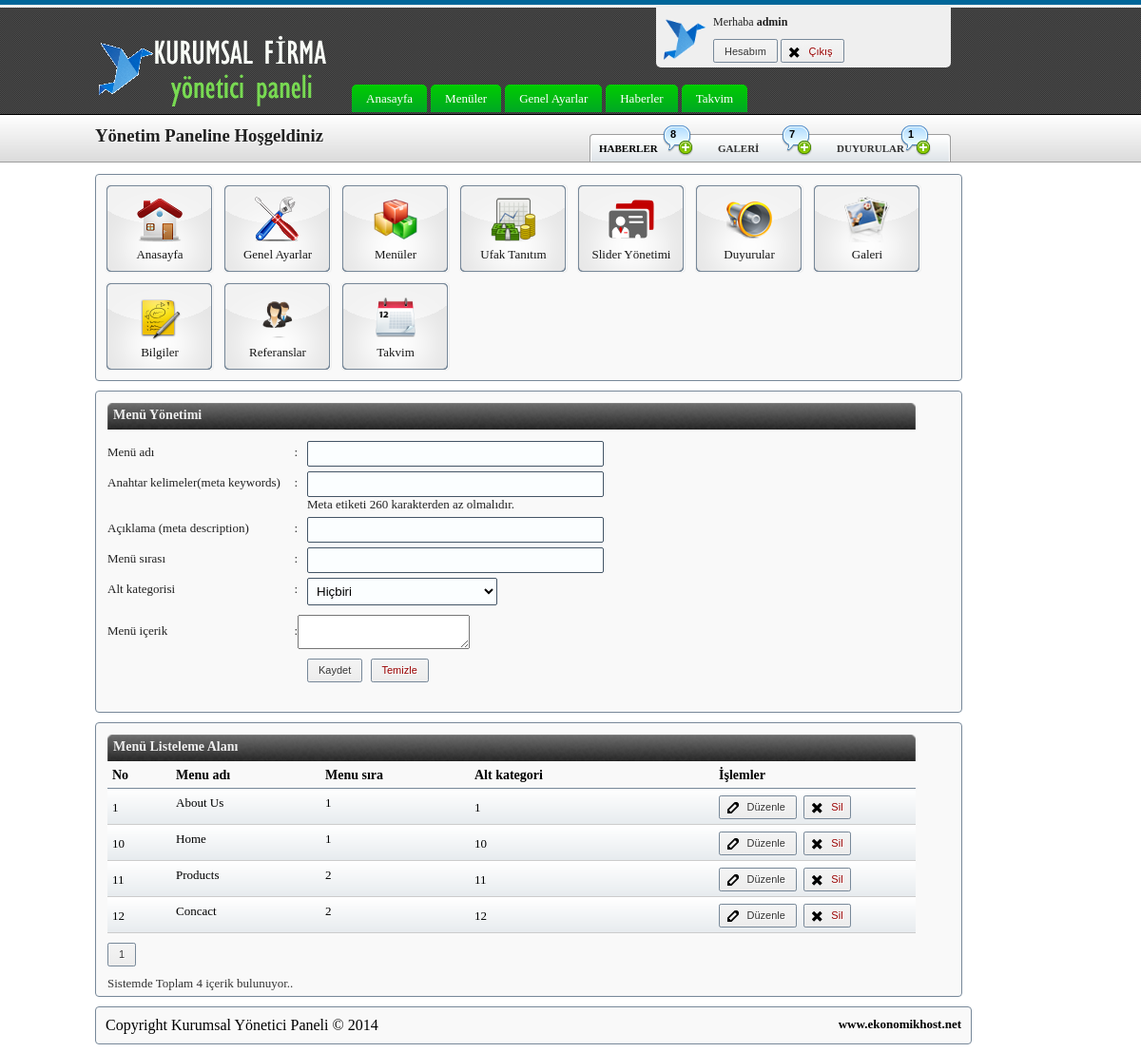
/yonetici/adminana.php?sayfa=menuler (signed in), run on the app's committed database.
### tables this page shows
CREATE TABLE IF NOT EXISTS `menuler` (
  `menu_id` int(11) NOT NULL AUTO_INCREMENT,
  `menu_sira` varchar(255) NOT NULL,
  `menu_baslik` text NOT NULL,
  `menu_icerik` text NOT NULL,
  `menu_altid` int(11) NOT NULL,
  `meta_key` varchar(255) NOT NULL,
  `meta_desc` varchar(255) NOT NULL,
  PRIMARY KEY (`menu_id`)
);

### yonetici/menuler.php (the view, shortened to what this page needs)
<div class="yanyana">
<h3 class="anabaslik">Menü Yönetimi</h3>
<div class="formlar">
<form method="POST">
<div class="">
<div class=""><li class="sol_li">Menü adı<span>:</span></li><input class="input inp4 "  name="menu_adi"></div>
<div class=""><li class="sol_li">Anahtar kelimeler(meta keywords)<span>:</span></li><input class="input inp4 "  name="meta_key"></div>
<div style="margin-left:210px;">Meta etiketi 260 karakterden az olmalıdır.</div>
<div class=""><li class="sol_li">Açıklama (meta description)<span>:</span></li><input class="input inp4 "  name="meta_desc"></div>
<div class=""><li class="sol_li">Menü sırası<span>:</span></li><input class="input inp4 "  name="menu_sira"></div>
<div class=""><li class="sol_li">Alt kategorisi<span>:</span></li>
<select name="menu_alt_id" class="input inp3">
<option value="0" selected>Hiçbiri</option>
</select></div>
<div style="">
<li class="sol_li">Menü içerik<span>:</span></li>
<div style="margin-top:10px;"><textarea id="elm1"   name="altmenu_icerik" ></textarea></div></div>
</div>
<div class="yolla">
<input type="submit" class="button" value="Kaydet">
<input type="reset" class="button danger" value="Temizle">
</form>
<br>
<br>
	</div>
</div>
<div class="yanyana">
<h3 class="anabaslik">Menü Listeleme Alanı </h3>
<form>
<div class="tablo">
<li class="no"><b>No</b></li>
<li class="durum"><b>Menu adı</b></li>
<li class="durum"><b>Menu sıra</b></li>
<li class="baslik"><b>Alt kategori</b></li>
<li class="islem"><b>İşlemler</b></li>
</div>
<div class="tablo2">
<?php
$sayfa            	= @intval($_GET['s']);
					if(!$sayfa) $sayfa = 1;
$toplam           	= mysql_num_rows(mysql_query("select * from menuler"));
$limit            	= 5;
$sayfa_sayisi    	= ceil($toplam/$limit);
$goster            	= $sayfa * $limit - $limit;
$gorunen        = 3;
    for($i= $sayfa - $gorunen; $i < $sayfa + $gorunen + 1; $i++){
        if($i > 0 and $i <= $sayfa_sayisi){
                if($i == $sayfa){
                   $sayfalamaYaz.= "<a class='button'>$i</a>";
            }else{
                $sayfalamaYaz.= "<a href='adminana.php?sayfa=menuler&s=$i' class='button'>$i</a>";
            }
        }
    }
	$vericek	= mysql_query("select * from menuler ORDER BY menu_id ASC LIMIT $goster,$limit");
	while ($yazveri	=mysql_fetch_array($vericek)){
		$menubaslik =$yazveri["menu_baslik"];
		$menusira	=$yazveri["menu_sira"];
		$menu_altid	=$yazveri["menu_altid"];
		$menuid		=$yazveri["menu_id"];
?>
<div class="satir">
<li class="no"><?php echo $menuid	;?></li>
<li class="durum" style="margin-top:-5px;"><?php echo $menubaslik;?></li>
<li class="durum" style="margin-top:-5px;"><?php echo $menusira;?></li>
<li class="baslik"><?php echo $menu_altid;?></li>
<li class="islem">
<li class="edit"><a href="adminana.php?sayfa=menu_duzenle&id=<?php echo $menuid;?>" class="button icon edit">Düzenle</a></li>
<li class="sil"> <a href="adminana.php?sayfa=menu_sil&id=<?php echo $menuid;?>" class="button icon remove danger">Sil</a></li>
</li>
</div>
<?php
	}
?>
</form>
<div class="sayfala">
<?php
echo $sayfalamaYaz;
?>
</div>
<div class="toplam">Sistemde Toplam <?php print_r($toplam);?> içerik bulunuyor..</div>
</div>

### yonetici/sayfalar/adminust.php (shortened to what this page needs)
<!DOCTYPE html PUBLIC "-//W3C//DTD XHTML 1.0 Transitional//EN" "http://www.w3.org/TR/xhtml1/DTD/xhtml1-transitional.dtd">
<html xmlns="http://www.w3.org/1999/xhtml">
<head>
<link href="css/style.css" rel="stylesheet" type="text/css" />
 <link rel="stylesheet" href="http://code.jquery.com/ui/1.10.3/themes/smoothness/jquery-ui.css" />
</head>
<div class="enust">
<img src="images/avatar.gif" width="50" height="50">
Merhaba <b><?php echo $_SESSION["admin_adi"];?></b></br>
<a class="button" href="adminana.php?sayfa=sifre">Hesabım</a>
<a class="button icon remove danger" href="adminana.php?sayfa=cikis">Çıkış</a>
</div>
<div class="logo">
<a href="#"><img src="images/logo.png" width="250px" height="80px"></a>
</div>
<div class="menu">
<a class="buton" href="adminana.php"><strike><span>Anasayfa</span></strike></a>
<a class="buton" href="adminana.php?sayfa=menuler"><strike><span>Menüler</span></strike></a>
<a class="buton" href="adminana.php?sayfa=genelayar"><strike><span>Genel Ayarlar</span></strike></a>
<a class="buton" href="adminana.php?sayfa=haberler"><strike><span>Haberler</span></strike></a>
<a class="buton" href="adminana.php?sayfa=takvim"><strike><span>Takvim</span></strike></a>
</div>
<h3 class="navbar">Yönetim Paneline Hoşgeldiniz</h3>
<div class="arama">
<?php
$habersay=mysql_num_rows(mysql_query("select * from haberler"));
$duysay=mysql_num_rows(mysql_query("select * from duyurular"));
$galsay=mysql_num_rows(mysql_query("select * from galeri"));
?>
<li class="siparisler">HABERLER<span><?php echo $habersay;?></span></li>
<li class="siparisler"><a href="#">GALERİ</a><span><?php echo $galsay;?></span></li>
<li class="siparisler"><a href="#">DUYURULAR</a><span><?php echo $duysay;?></span></li>
</div>

### yonetici/adminana.php (shortened to what this page needs)
<?php
require("sayfalar/adminust.php");
$sayfa	= $_GET["sayfa"];
switch ($sayfa){
case menuler:
	require("sayfalar/adminmenu.php");
	require("menuler.php");
	break;
}
require("sayfalar/adminalt.php");
?>

### yonetici/sayfalar/adminmenu.php
<div class="yanyana">
<div class="sirala">
<a href="adminana.php"><div class="nav"><img src="images/icon/anasayfa.png" width="48" height="48">
<li class="">Anasayfa</li></div></a>
</div>
<div class="sirala">
<a href="adminana.php?sayfa=genelayar"><div class="nav"><img src="images/icon/ayarlar.png" width="48" height="48">
<li class="">Genel Ayarlar</li></div></a>
</div>
<div class="sirala">
<a href="adminana.php?sayfa=menuler"><div class="nav"><img src="images/icon/kategori.png" width="48" height="48">
<li class="">Menüler</li></div></a>
</div>
<div class="sirala">
<a href="adminana.php?sayfa=ufak_tanitim"><div class="nav"><img src="images/icon/reklam.png" width="48" height="48">
<li class="">Ufak Tanıtım</li></div></a>
</div>
<div class="sirala">
<a href="adminana.php?sayfa=slider"><div class="nav"><img src="images/icon/uyeler.png" width="48" height="48">
<li class="">Slider Yönetimi</li></div></a>
</div>
<div class="sirala">
<a href="adminana.php?sayfa=duyurular"><div class="nav"><img src="images/icon/duyuru.png" width="48" height="48">
<li class="">Duyurular</li></div></a>
</div>
<div class="sirala">
<a href="adminana.php?sayfa=galeri"><div class="nav"><img src="images/icon/galeri.png" width="48" height="48">
<li class="">Galeri</li></div></a>
</div>
<div class="sirala">
<a href="adminana.php?sayfa=haberler"><div class="nav"><img src="images/icon/haber.png" width="48" height="48">
<li class="">Bilgiler</li></div></a>
</div>
<div class="sirala">
<a href="adminana.php?sayfa=referanslar"><div class="nav"><img src="images/icon/referans.png" width="48" height="48">
<li class="">Referanslar</li></div></a>
</div>
<div class="sirala">
<a href="adminana.php?sayfa=takvim"><div class="nav"><img src="images/icon/takvim.png" width="48" height="48">
<li class="">Takvim</li></div></a>
</div>
</div>

### yonetici/sayfalar/adminalt.php (shortened to what this page needs)
<div class="footer">
Copyright Kurumsal Yönetici Paneli &copy; 2014 <span>www.ekonomikhost.net</span>
</div>
    </body>
</html>

### data on the page
menuler: menu_id "1", menu_baslik "About Us", menu_sira "1", menu_altid "1"
menuler: menu_id "10", menu_baslik "Home", menu_sira "1", menu_altid "10"
menuler: menu_id "11", menu_baslik "Products", menu_sira "2", menu_altid "11"
menuler: menu_id "12", menu_baslik "Concact", menu_sira "2", menu_altid "12"

### other printed values
$_SESSION["admin_adi"] "admin"
$habersay "8"
$galsay "7"
$duysay "1"
